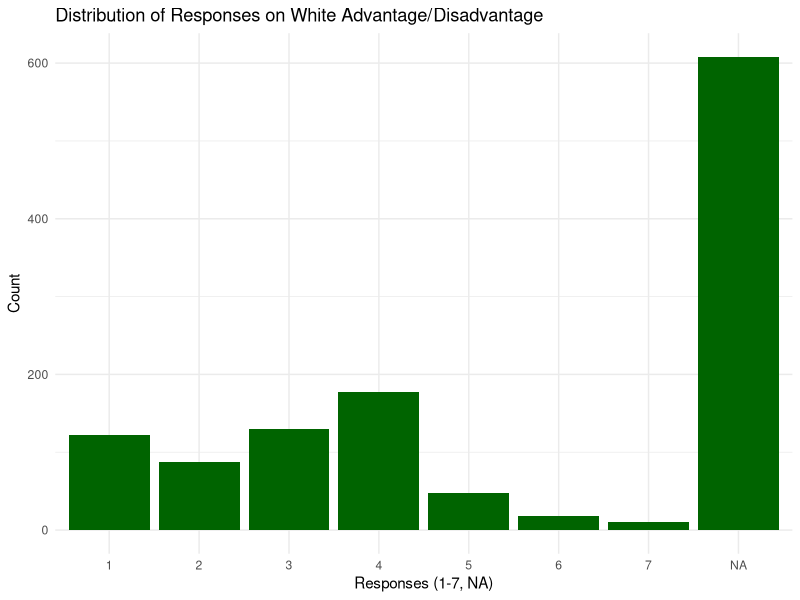
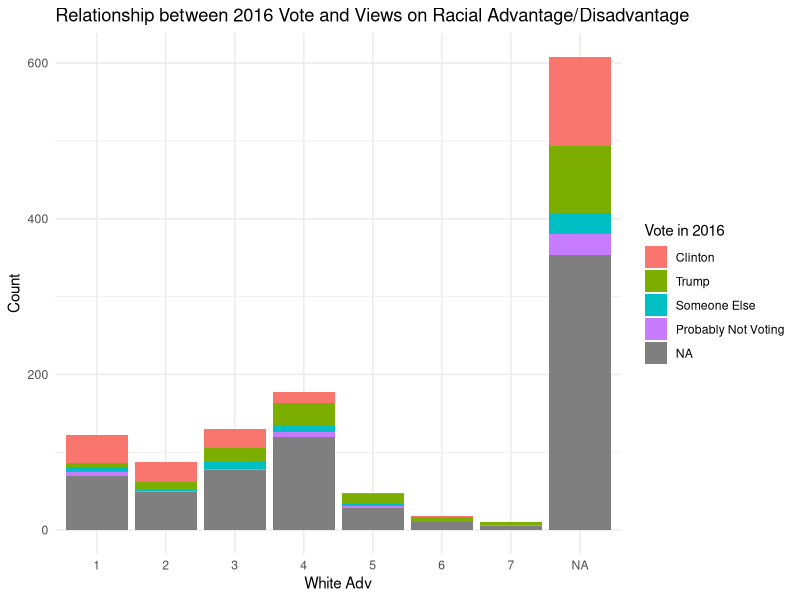
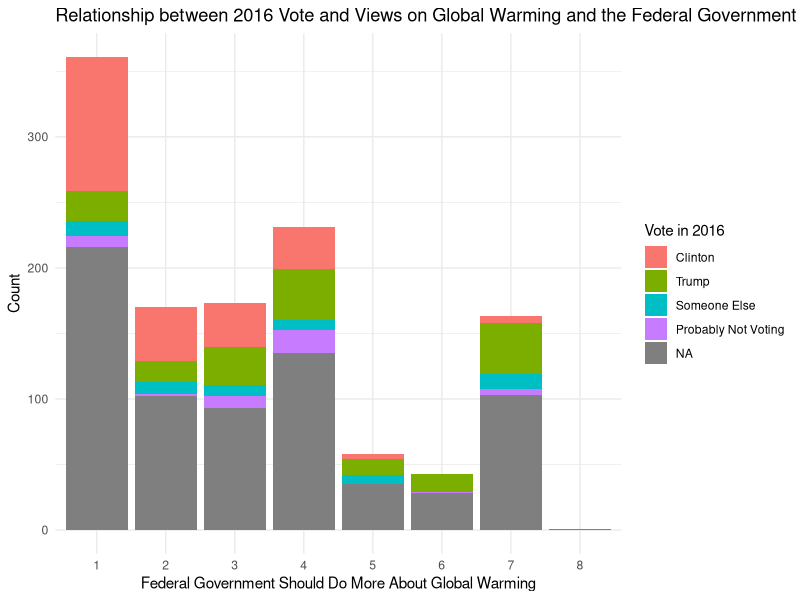

Write the R code that produced these figures, in order. (Note: this script raises an error after producing the figures.)
library(here)
library(tidyverse)
library(dplyr)
library(ggplot2)

anes_data <- read_csv(here("data", "anes_pilot_2016.csv"))

vote2016 <- anes_data$vote16dt
vote2016 <- ifelse(vote2016 == 9, NA, vote2016)
vote2016 <- factor(vote2016, 
                             levels = c(1, 2, 3, 4),
                             labels = c("Clinton", "Trump", "Someone Else", "Probably Not Voting"))


white_adv <- anes_data$wad4b
white_adv <- ifelse(white_adv == 9, NA, white_adv)

# graphing responses re: white advantage/disadvantage
# scale: 1 = "large advantage", 4 = "it does not make any difference",
# 7 = "large disadvantage"

ggplot(anes_data, aes(x = factor(white_adv, exclude = NULL))) +
  geom_bar(fill = "darkgreen") +
  labs(
    title = "Distribution of Responses on White Advantage/Disadvantage",
    x = "Responses (1-7, NA)",
    y = "Count"
  ) +
  theme_minimal()

ggplot(anes_data, aes(x = factor(white_adv), fill = factor(vote2016))) +
  geom_bar() +
  labs(
    title = "Relationship between 2016 Vote and Views on Racial Advantage/Disadvantage",
    x = "White Adv",
    y = "Count",
    fill = "Vote in 2016"
  ) +
  theme_minimal()


warm_do <- anes_data$warmdo
warm_do <- ifelse(warm_do == 9, NA, warm_do)

# scale: 1 = fed gov should be doing a great deal more, 4 = is doing the right
# amount, 7 = should be doing a great deal less

ggplot(anes_data, aes(x = factor(warm_do), fill = factor(vote2016))) +
  geom_bar() +
  labs(
    title = "Relationship between 2016 Vote and Views on Global Warming and the Federal Government",
    x = "Federal Government Should Do More About Global Warming",
    y = "Count",
    fill = "Vote in 2016"
  ) +
  theme_minimal()

pdf(here("figs", "white_adv_plot.pdf"))
ggplot(anes_data, aes(x, y_sq)) + geom_point() + geom_smooth()
dev.off()

immig_numb <- factor(anes_data$immig_numb, 
                     levels = c(1, 4, 7), 
                     labels = c("Increased a lot", "Kept the same", "Decreased a lot"))
immig_numb <- na.omit(immig_numb)

library(ggplot2)

ggplot(data = data.frame(immig_numb), aes(x = immig_numb)) +
  geom_bar(fill = "red") + 
  labs(title = "Public Opinion Immigration Numbers (2016)", 
       x = "Should immigration numbers be increased, decreased, or kept the same", 
       y = "Count of Respondents")

economy <- anes_data$econnow
ggplot(anes_data, aes(x = factor(economy), fill = factor(vote2016))) +
  geom_bar() +
  labs(
    title = "Relationship between 2016 vote and views on Economy",
    x = "Economy compared to one year ago",
    y = "Count",
    fill = "Vote in 2016"
  ) +
  theme_minimal()
